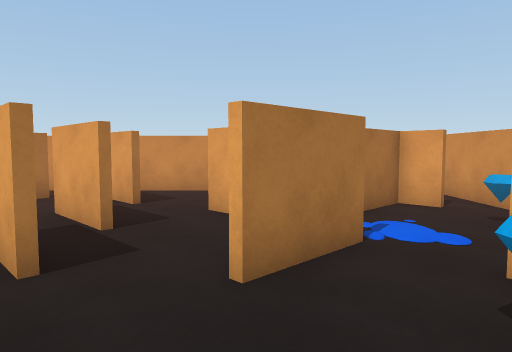
[1] (above)

16 first-person views from a walk through a Unity game level. The camera is 1.3 m above the floor, tilts 4° down and sees 70° across. The floor is counted in squares, 1 m on a side. Each view is taken from the middle of a square. On the plan, view 1 faces up. The plan holds only what a view shows up to about 15 squares ahead; the rest is blank. Some animated figures are not drawn.

[2]
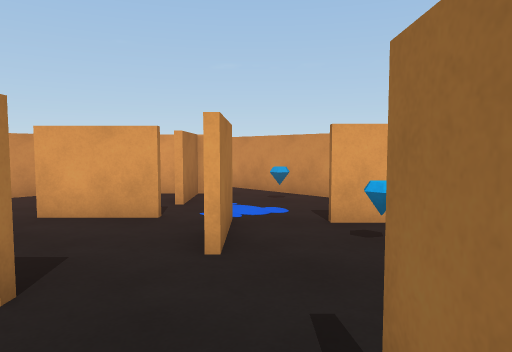

[3]
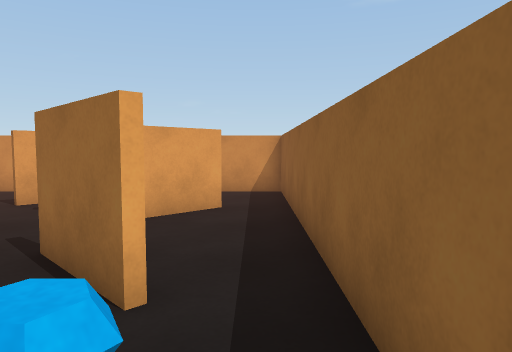

[4]
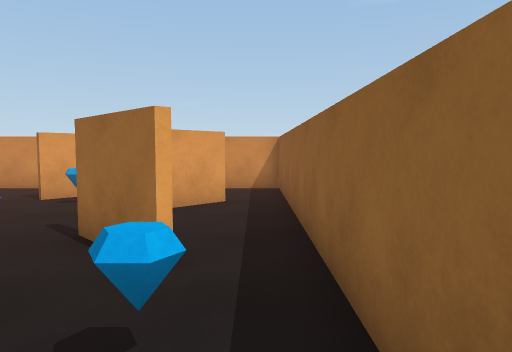

[5]
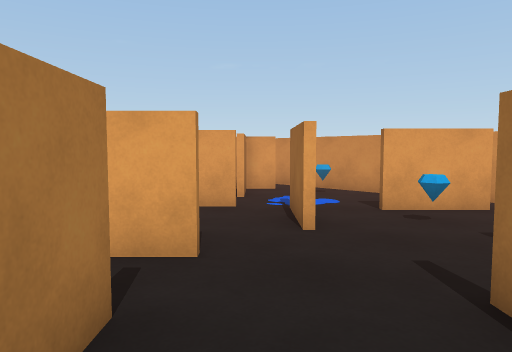

[6]
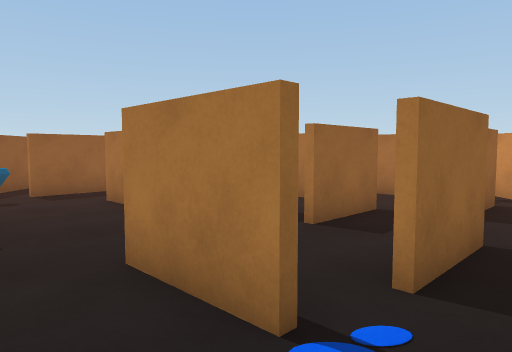

[7]
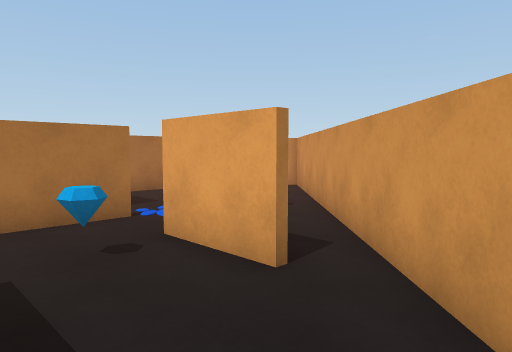

[8]
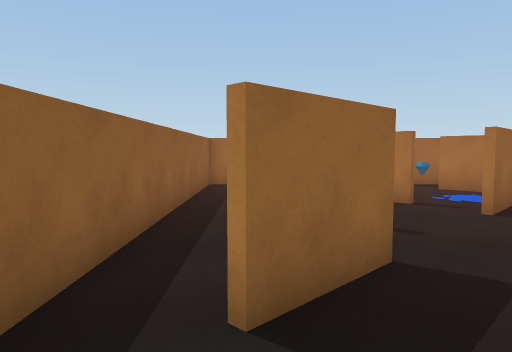

[9]
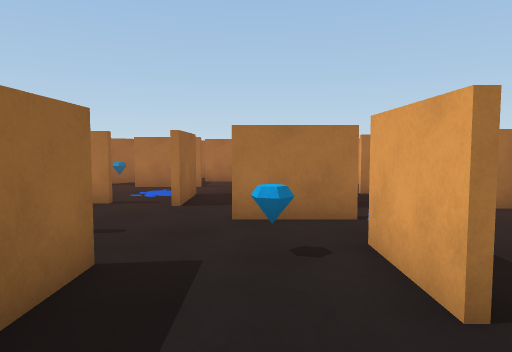

[10]
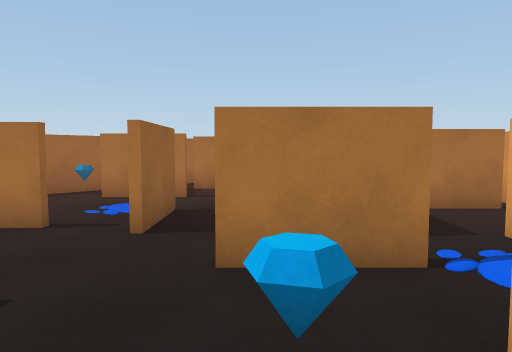

[11]
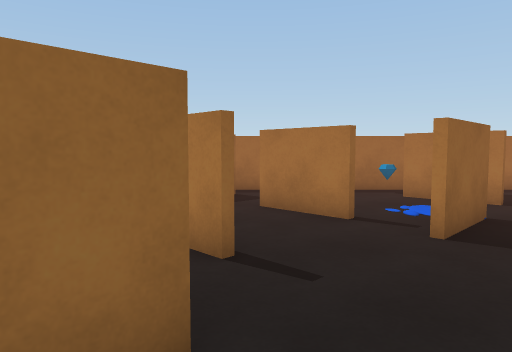

[12]
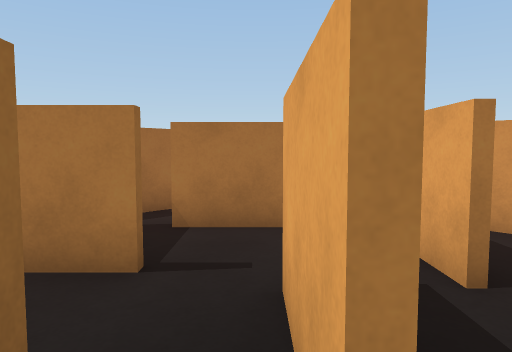

[13]
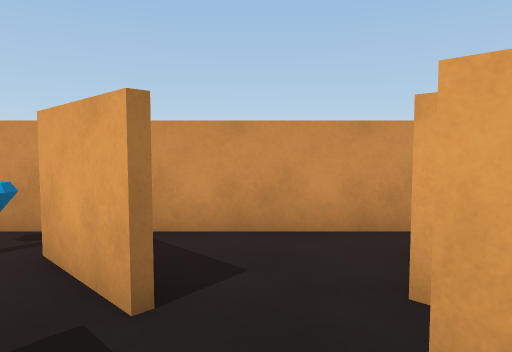

[14]
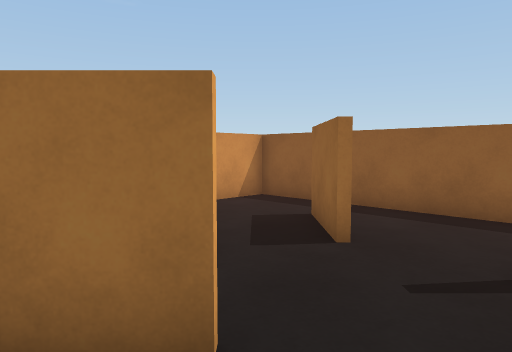

[15]
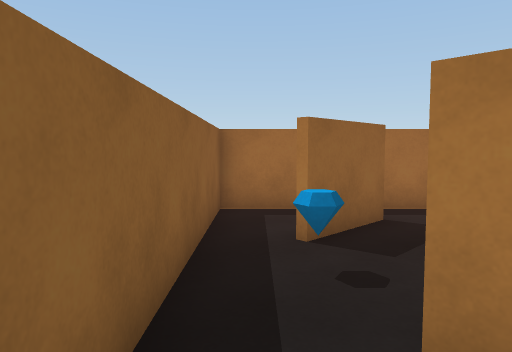

[16]
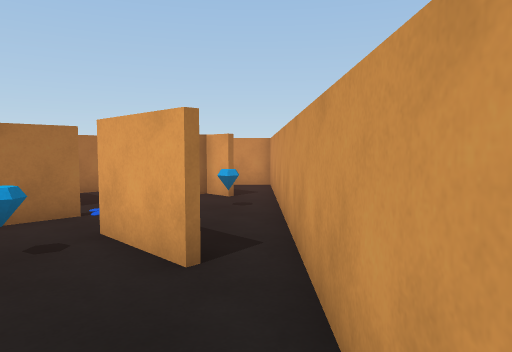

### Floor plan
Key: @ floor where view 1 was taken; # wall or solid block; x gap in a wall; . floor; T thing the floor can be seen under or through; O other object.
Columns run from 9 left of view 1 to 6 right of it. Each row starts with its distance up from view 1.
 12      ######
 11     ##....#
 10    ### ..##
  9   ##.##.##  ####
  8   #.....#####. #
  7   #T TT..##....#
  6       T...x..O.#
  5      TT...#....#
  4      .T..##....#
  3      #......##.#
  2     ##.....O.#.#
  1   .##..........#
  0 ###....##@##...#
 -1 #.#.O.##...#...#
 -2 #..............#
 -3 ################

Positions as (right, up) in squares from view 1, and headings:
1: (0, 0), facing up
2: (-3, 0), facing up-right
3: (-6, -2), facing right
4: (-7, -2), facing right
5: (-5, 0), facing up-right
6: (4, 5), facing left
7: (4, -2), facing up
8: (5, -1), facing left
9: (5, -1), facing up-left
10: (3, 1), facing up-left
11: (3, 1), facing left
12: (-2, 5), facing up-left
13: (-2, 6), facing up
14: (-2, 5), facing down-right
15: (-1, -2), facing left
16: (5, -2), facing up
